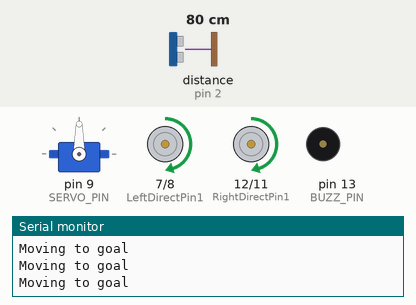
Recording of a sketch running on a simulated Arduino Uno, built with avr-gcc and run on an emulated ATmega328P. Shown: servo, motor-driver pin pairs drawn as motors (green arrow = first pin HIGH = forward, orange = second pin HIGH = backward, longer = more drive, scaled by the enable pin), buzzer (waves = sounding), the last lines printed to the serial monitor. Wiring (inferred from the names in the program): ultrasonic range finder: trigger pin 10; echo pin 2. Inputs (shaded band) come from the test bench; at power-on: distance to the obstacle (sensor on pin 2) 80 cm. The echo pulse lasts 58.3 µs per cm.

Above: at 3.4 s.
3.5 s: distance to the obstacle (sensor on pin 2) set to 22 cm
5.0 s: distance to the obstacle (sensor on pin 2) set to 19 cm
At 7.1 s:
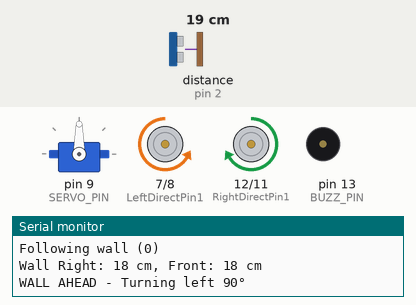
8.0 s: distance to the obstacle (sensor on pin 2) set to 23 cm
11.0 s: distance to the obstacle (sensor on pin 2) set to 28 cm
At 12.0 s:
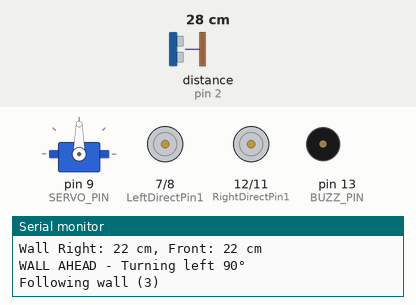
14.0 s: distance to the obstacle (sensor on pin 2) set to 2 cm
At 15.09 s:
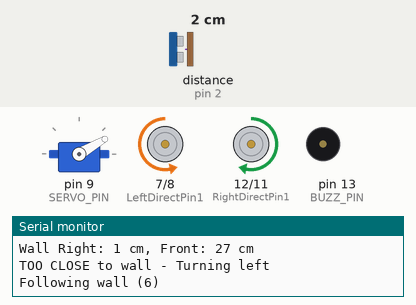
17.0 s: distance to the obstacle (sensor on pin 2) set to 35 cm
At 18.7 s:
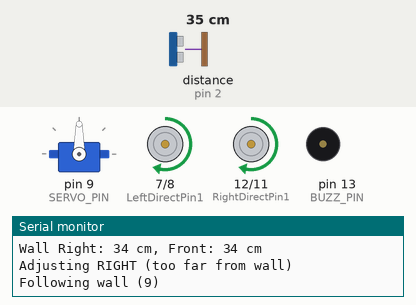
Timing chart, 0 to 21.0 s (numbered marks = the images above; inputs shaded):
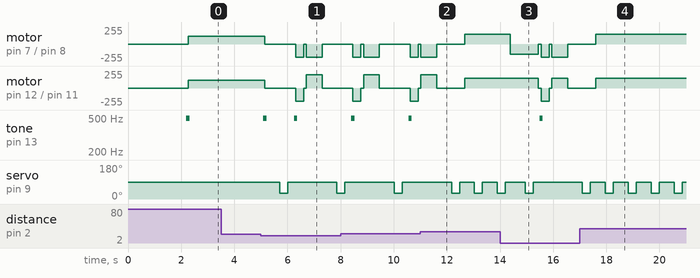

The sketch:

Bug.ino
```cpp
/*
 * - MODE 0: Obstacle Avoidance
 * - MODE 1: Line Following
 * - MODE 2: Wall Following
 * - MODE 3: Combined Obstacle Avoidance + Line Following
 * - MODE 4: Bug Algorithm (Obstacle + Wall Following)
 */

#include <Servo.h>

// PIN DEFINITIONS

// Motor Driver
#define speedPinR 3
#define RightDirectPin1 12
#define RightDirectPin2 11
#define speedPinL 6
#define LeftDirectPin1 7
#define LeftDirectPin2 8

// Ultrasonic Sensor
#define Trig_PIN 10
#define Echo_PIN 2

// Servo
#define SERVO_PIN 9

// Buzzer
#define BUZZ_PIN 13

// 5 Channel IR Sensor Array
#define ir1 A0
#define ir2 A1
#define ir3 A2
#define ir4 A3
#define ir5 A4

#define MODE 4  // THIS CHANGES THE CURRENT MODE

// Speed Settings
#define NORMAL_SPEED 120
#define TURN_SPEED 150
#define SHARP_TURN_SPEED 180
#define BACK_SPEED 200

// Distance Thresholds (in cm)
#define OBSTACLE_STOP_DISTANCE 20
#define OBSTACLE_SLOW_DISTANCE 40
#define WALL_FOLLOW_DISTANCE 25
#define WALL_TOLERANCE 5

Servo head;
int frontDistance = 0;
int leftDistance = 0;
int rightDistance = 0;

// MOTOR CONTROL FUNCTIONS
void stopMotors() {
  digitalWrite(RightDirectPin1, LOW);
  digitalWrite(RightDirectPin2, LOW);
  digitalWrite(LeftDirectPin1, LOW);
  digitalWrite(LeftDirectPin2, LOW);
  analogWrite(speedPinL, 0);
  analogWrite(speedPinR, 0);
}

void moveForward(int speed) {
  digitalWrite(RightDirectPin1, HIGH);
  digitalWrite(RightDirectPin2, LOW);
  digitalWrite(LeftDirectPin1, HIGH);
  digitalWrite(LeftDirectPin2, LOW);
  analogWrite(speedPinL, speed);
  analogWrite(speedPinR, speed);
}

void moveBackward(int speed) {
  digitalWrite(RightDirectPin1, LOW);
  digitalWrite(RightDirectPin2, HIGH);
  digitalWrite(LeftDirectPin1, LOW);
  digitalWrite(LeftDirectPin2, HIGH);
  analogWrite(speedPinR, speed);
  analogWrite(speedPinL, speed);
}

void turnLeft(int speed) {
  digitalWrite(RightDirectPin1, HIGH);
  digitalWrite(RightDirectPin2, LOW);
  digitalWrite(LeftDirectPin1, LOW);
  digitalWrite(LeftDirectPin2, HIGH);
  analogWrite(speedPinR, speed);
  analogWrite(speedPinL, speed);
}

void turnRight(int speed) {
  digitalWrite(RightDirectPin1, LOW);
  digitalWrite(RightDirectPin2, HIGH);
  digitalWrite(LeftDirectPin1, HIGH);
  digitalWrite(LeftDirectPin2, LOW);
  analogWrite(speedPinR, speed);
  analogWrite(speedPinL, speed);
}

void curveLeft(int leftSpeed, int rightSpeed) {
  digitalWrite(RightDirectPin1, HIGH);
  digitalWrite(RightDirectPin2, LOW);
  digitalWrite(LeftDirectPin1, HIGH);
  digitalWrite(LeftDirectPin2, LOW);
  analogWrite(speedPinL, leftSpeed);
  analogWrite(speedPinR, rightSpeed);
}

void curveRight(int leftSpeed, int rightSpeed) {
  digitalWrite(RightDirectPin1, HIGH);
  digitalWrite(RightDirectPin2, LOW);
  digitalWrite(LeftDirectPin1, HIGH);
  digitalWrite(LeftDirectPin2, LOW);
  analogWrite(speedPinL, leftSpeed);
  analogWrite(speedPinR, rightSpeed);
}

void buzz() {
  for (int i = 0; i < 50; i++) {
    digitalWrite(BUZZ_PIN, LOW);
    delay(1);
    digitalWrite(BUZZ_PIN, HIGH);
    delay(1);
  }
}

// ULTRASONIC SENSOR FUNCTION
int measureDistance() {
  digitalWrite(Trig_PIN, LOW);
  delayMicroseconds(2);
  digitalWrite(Trig_PIN, HIGH);
  delayMicroseconds(10);
  digitalWrite(Trig_PIN, LOW);

  long duration = pulseIn(Echo_PIN, HIGH, 38000);
  if (duration == 0) return 500; // Out of range

  int distance = duration * 0.034 / 2;
  return distance;
}

void scanEnvironment() {
  head.write(50);
  delay(300);
  frontDistance = measureDistance();

  head.write(30);
  delay(300);
  rightDistance = measureDistance();

  head.write(150);
  delay(300);
  leftDistance = measureDistance();

  head.write(90);
  delay(300);

  Serial.print("Distances - Front: ");
  Serial.print(frontDistance);
  Serial.print(" cm, Left: ");
  Serial.print(leftDistance);
  Serial.print(" cm, Right: ");
  Serial.print(rightDistance);
  Serial.println(" cm");
}

// MODE 0: OBSTACLE AVOIDANCE
void obstacleAvoidance() {
  frontDistance = measureDistance();

  Serial.print("Front: ");
  Serial.print(frontDistance);
  Serial.println(" cm");

  if (frontDistance < OBSTACLE_STOP_DISTANCE) {
    stopMotors();
    buzz();
    Serial.println("Obstacle detected! Scanning...");

    moveBackward(BACK_SPEED);
    delay(400);
    stopMotors();

    scanEnvironment();

    // Decide which way to turn
    if (leftDistance > rightDistance && leftDistance > OBSTACLE_STOP_DISTANCE) {
      Serial.println("Turning LEFT");
      turnLeft(TURN_SPEED);
      delay(500);
    } else if (rightDistance > leftDistance && rightDistance > OBSTACLE_STOP_DISTANCE) {
      Serial.println("Turning RIGHT");
      turnRight(TURN_SPEED);
      delay(500);
    } else {
      // Both sides blocked - turn around
      Serial.println("Both sides blocked - U-TURN");
      turnRight(TURN_SPEED);
      delay(1000);
    }
    stopMotors();
    delay(100);
  } else if (frontDistance < OBSTACLE_SLOW_DISTANCE) {
    Serial.println("Slowing down - obstacle ahead");
    moveForward(NORMAL_SPEED / 2);
  } else {
    Serial.println("Path clear - moving forward");
    moveForward(NORMAL_SPEED);
  }
}

// MODE 1: LINE FOLLOWING
void lineFollowing() {
  int s1 = digitalRead(ir1);
  int s2 = digitalRead(ir2);
  int s3 = digitalRead(ir3);
  int s4 = digitalRead(ir4);
  int s5 = digitalRead(ir5);

  Serial.print("Sensors: ");
  Serial.print(s1); Serial.print(s2); Serial.print(s3);
  Serial.print(s4); Serial.println(s5);

  if (s3 == 0 && s2 == 1 && s4 == 1) {
    moveForward(NORMAL_SPEED);
    Serial.println("Forward");
  }
  else if (s2 == 0) {
    curveLeft(NORMAL_SPEED - 30, NORMAL_SPEED);
    Serial.println("Slight left");
  }
  else if (s1 == 0) {
    turnLeft(SHARP_TURN_SPEED);
    Serial.println("Sharp left");
  }
  else if (s4 == 0) {
    curveRight(NORMAL_SPEED, NORMAL_SPEED - 30);
    Serial.println("Slight right");
  }
  else if (s5 == 0) {
    turnRight(SHARP_TURN_SPEED);
    Serial.println("Sharp right");
  }
  else if (s1 == 1 && s2 == 1 && s3 == 1 && s4 == 1 && s5 == 1) {
    stopMotors();
    Serial.println("Line lost");
  }
  else if (s1 == 0 && s2 == 0 && s3 == 0 && s4 == 0 && s5 == 0) {
    moveForward(NORMAL_SPEED);
    Serial.println("Intersection - continuing");
  }
}

// MODE 2: WALL FOLLOWING
void wallFollowing() {
  head.write(90);
  delay(250);
  frontDistance = measureDistance();

  head.write(30);
  delay(300);
  int wallDist = measureDistance();

  head.write(90);
  delay(200);

  Serial.print("Wall Right: ");
  Serial.print(wallDist);
  Serial.print(" cm, Front: ");
  Serial.print(frontDistance);
  Serial.println(" cm");

  // PRIORITY 1: Front obstacle
  if (frontDistance < 25) {
    stopMotors();
    buzz();
    Serial.println("WALL AHEAD - Turning left 90°");

    moveBackward(BACK_SPEED);
    delay(300);
    stopMotors();
    delay(100);

    turnLeft(TURN_SPEED);
    delay(600);
    stopMotors();
    delay(200);
  }
  // PRIORITY 2: Too close to wall
  else if (wallDist < 15) {
    Serial.println("TOO CLOSE to wall - Turning left");
    turnLeft(TURN_SPEED);
    delay(200);
  }
  else if (wallDist < (WALL_FOLLOW_DISTANCE - WALL_TOLERANCE)) {
    Serial.println("Adjusting LEFT (closer than desired)");
    curveLeft(68, NORMAL_SPEED);
  }
  else if ((wallDist > (WALL_FOLLOW_DISTANCE + WALL_TOLERANCE)) && wallDist < 100) {
    Serial.println("Adjusting RIGHT (too far from wall)");
    curveRight(NORMAL_SPEED, 50);
  }
  else if (wallDist > 100) {
    Serial.println("Lost wall - searching right");
    curveRight(NORMAL_SPEED, 40);
  }
  else {
    Serial.println("Good distance - following wall");
    moveForward(NORMAL_SPEED);
  }
}

// MODE 3: COMBINED (Obstacle + Line)
void combinedMode() {
  frontDistance = measureDistance();

  if (frontDistance < OBSTACLE_STOP_DISTANCE) {
    Serial.println("OBSTACLE OVERRIDE");
    stopMotors();
    buzz();
    moveBackward(BACK_SPEED);
    delay(400);
    stopMotors();

    scanEnvironment();

    if (leftDistance > rightDistance) {
      turnLeft(TURN_SPEED);
      delay(500);
    } else {
      turnRight(TURN_SPEED);
      delay(500);
    }
    stopMotors();
  } else {
    // No obstacle - follow line
    lineFollowing();
  }
}

// MODE 4: BUG ALGORITHM
int bugState = 0; // 0=goal seeking, 1=wall following
int wallFollowTimer = 0;

void bugAlgorithm() {
  frontDistance = measureDistance();

  if (bugState == 0) {
    Serial.println("Moving to goal");

    if (frontDistance < OBSTACLE_STOP_DISTANCE) {
      Serial.println("Obstacle hit - switching to wall follow");
      bugState = 1;
      wallFollowTimer = 0;
      buzz();
      stopMotors();
      delay(200);
    } else {
      moveForward(NORMAL_SPEED);
    }
  } else {
    Serial.print("Following wall (");
    Serial.print(wallFollowTimer);
    Serial.println(")");

    wallFollowing();
    wallFollowTimer++;

    if (wallFollowTimer > 30 && frontDistance > OBSTACLE_SLOW_DISTANCE) {
      Serial.println("Bug: Path clear - returning to goal");
      bugState = 0;
      head.write(90);
    }
  }
}

// SETUP
void setup() {
  // Motor
  pinMode(RightDirectPin1, OUTPUT);
  pinMode(RightDirectPin2, OUTPUT);
  pinMode(LeftDirectPin1, OUTPUT);
  pinMode(LeftDirectPin2, OUTPUT);
  pinMode(speedPinR, OUTPUT);
  pinMode(speedPinL, OUTPUT);

  // Sensor
  pinMode(Trig_PIN, OUTPUT);
  pinMode(Echo_PIN, INPUT);
  pinMode(BUZZ_PIN, OUTPUT);
  pinMode(ir1, INPUT);
  pinMode(ir2, INPUT);
  pinMode(ir3, INPUT);
  pinMode(ir4, INPUT);
  pinMode(ir5, INPUT);

  digitalWrite(BUZZ_PIN, HIGH);

  // Servo
  head.attach(SERVO_PIN);
  head.write(90);

  Serial.begin(9600);
  Serial.println("=== ROBOT CONTROL SYSTEM ===");
  Serial.println("MODE 0: Obstacle Avoidance");
  Serial.println("MODE 1: Line Following");
  Serial.println("MODE 2: Wall Following");
  Serial.println("MODE 3: Combined (Obstacle + Line)");
  Serial.println("MODE 4: Bug Algorithm");
  Serial.print("CURRENT MODE: ");
  Serial.println(MODE);
  Serial.println("============================");

  delay(2000);
  buzz();
}

// MAIN LOOP
void loop() {
  switch (MODE) {
    case 0:
      obstacleAvoidance();
      delay(100);
      break;

    case 1:
      lineFollowing();
      delay(50);
      break;

    case 2:
      wallFollowing();
      delay(100);
      break;

    case 3:
      combinedMode();
      delay(50);
      break;

    case 4:
      bugAlgorithm();
      delay(100);
      break;

    default:
      stopMotors();
      Serial.println("Invalid MODE");
      delay(1000);
  }
}
```

Measured:
- the behaviour switches between 21 and 20 cm on distance to the obstacle (sensor on pin 2) (found by bisection; images 0 and 1)
- the behaviour switches between 25 and 26 cm on distance to the obstacle (sensor on pin 2) (found by bisection; images 1 and 2)
- after the input at 11.0 s, tone on pin 13 (BUZZ_PIN): stays silent (without the input it goes to 496 Hz after 1.7 s)
- after the input at 17.0 s, tone on pin 13 (BUZZ_PIN): stops changing and stays silent; servo on pin 9 (SERVO_PIN): alternates 90° for 0.56 s and 30° for 0.30 s, starting after 0.96 s
